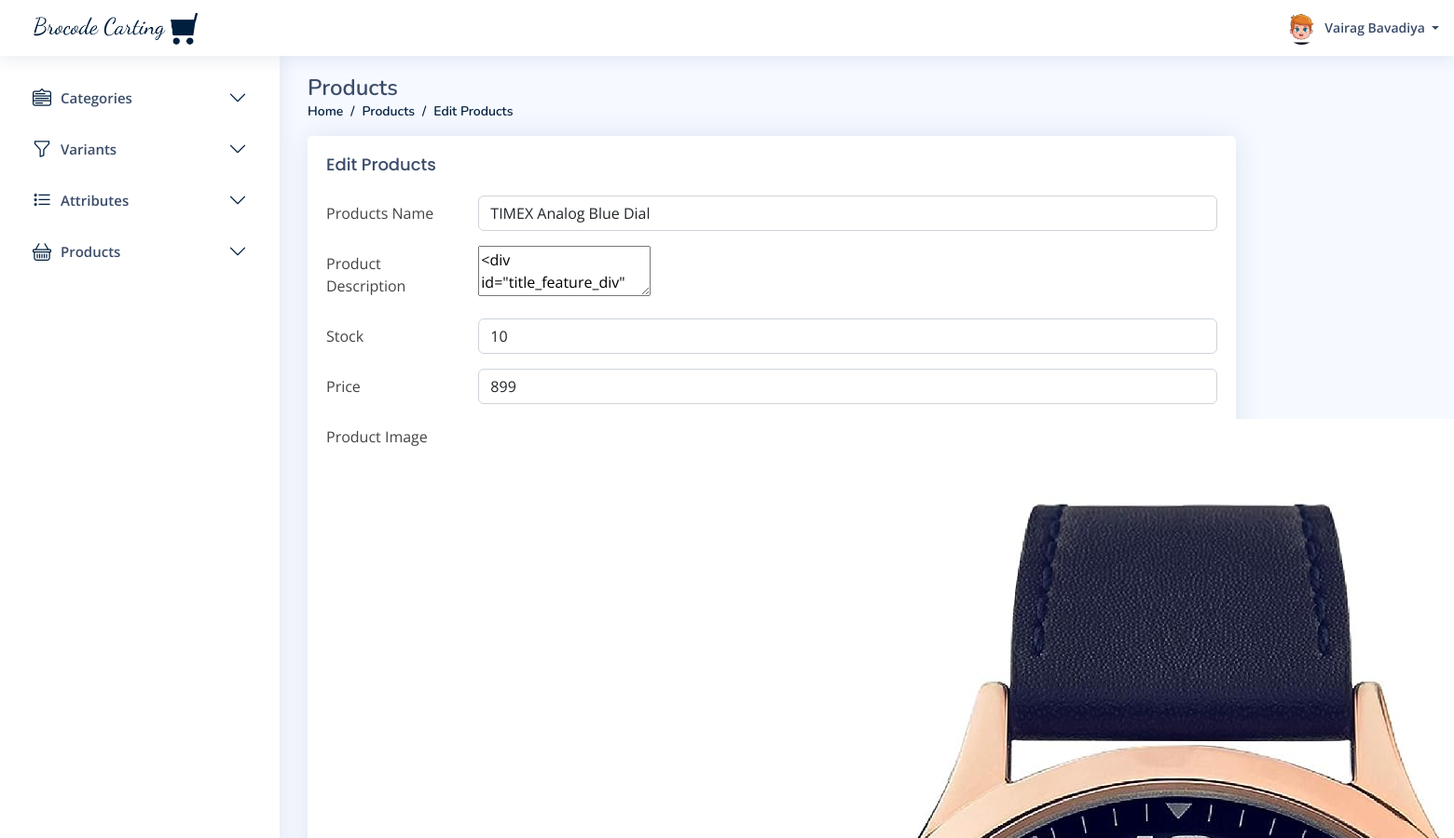
/admin/products/edit.php?id=113 (signed in, upper part), run on an earlier commit of the app's database.
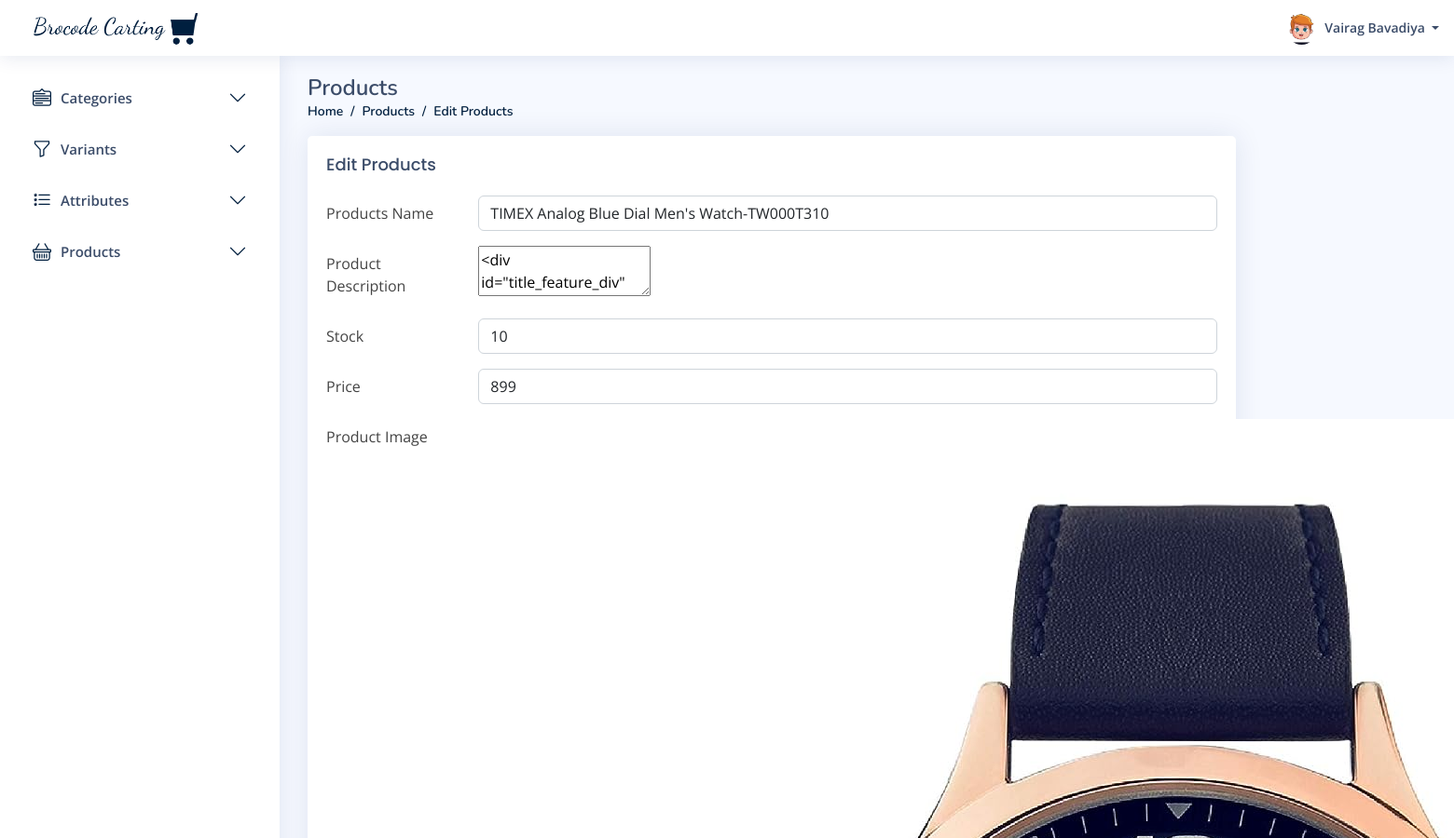
And on a later commit of the database.
### tables this page shows
CREATE TABLE `product` (
  `id` int(20) NOT NULL,
  `category_id` int(20) NOT NULL,
  `variants_id` int(20) NOT NULL,
  `attribute_id` int(20) NOT NULL,
  `p_name` varchar(200) NOT NULL,
  `p_image` longtext DEFAULT NULL,
  `p_description` longtext NOT NULL,
  `stock` int(50) NOT NULL,
  `price` int(50) NOT NULL,
  `created_by` int(20) DEFAULT NULL,
  `updated_by` int(20) DEFAULT NULL,
  `created_at` datetime DEFAULT NULL,
  `updated_at` datetime DEFAULT NULL,
  `is_active` tinyint(1) NOT NULL
);

### admin/products/edit.php (the view, shortened to what this page needs)
<?php require("../config.php");
include("../header.php");
$id = $_GET['id'];
$sql = "SELECT * FROM product where id = " . $id;
$result = $conn->query($sql);
$row = mysqli_fetch_assoc($result);
?>
<main id="main" class="main">
    <div class="pagetitle">
        <h1>Products</h1>
        <nav>
            <ol class="breadcrumb">
                <li class="breadcrumb-item"><a href="/e-commerce/admin/dashboard.php">Home</a></li>
                <li class="breadcrumb-item"><a href="/e-commerce/admin/products/all.php">Products</a></li>
                <li class="breadcrumb-item">Edit Products</li>
            </ol>
        </nav>
    </div>
    <section class="section">
        <div class="row">
            <div class="col-lg-10">
                <div class="card">
                    <div class="card-body">
                        <h5 class="card-title">Edit Products</h5>
                        <form method="post" enctype="multipart/form-data">
                            <div class="row mb-3">
                                <label for="inputText" class="col-sm-2 col-form-label">Products Name</label>
                                <div class="col-sm-10">
                                    <input type="text" name="p_name" value="<?php echo $row['p_name']; ?>" class="form-control" required />
                                </div>
                            </div>
                            <div class="row mb-3">
                                <label for="inputEmail" class="col-sm-2 col-form-label">Product Description</label>
                                <div class="col-sm-10">
                                    <textarea class="tinymce-editor" name="p_description"><?php echo $row['p_description']; ?></textarea>
                                </div>
                            </div>
                            <div class="row mb-3">
                                <label for="inputText" class="col-sm-2 col-form-label">Stock</label>
                                <div class="col-sm-10">
                                    <input type="text" name="stock" value="<?php echo $row['stock']; ?>" class="form-control" required />
                                </div>
                            </div>
                            <div class="row mb-3">
                                <label for="inputText" class="col-sm-2 col-form-label">Price</label>
                                <div class="col-sm-10">
                                    <input type="text" name="price" value="<?php echo $row['price']; ?>" class="form-control" required />
                                </div>
                            </div>
                            <div class="row mb-3">
                                <label class="col-sm-2 col-form-label">Product Image</label>
                                <div class="col-sm-10">
                                    <img src="/e-commerce/admin/products/<?php echo $row['p_image']; ?>">
                                </div>
                            </div>
                        </form>
                    </div>
                </div>
            </div>
        </div>
    </section>
</main>
<?php include("../footer.php"); ?>

What changed in the data, as far as the page shows it:
changed product: p_name "TIMEX Analog Blue Dial" → "TIMEX Analog Blue Dial Men's Watch-TW000T310"
